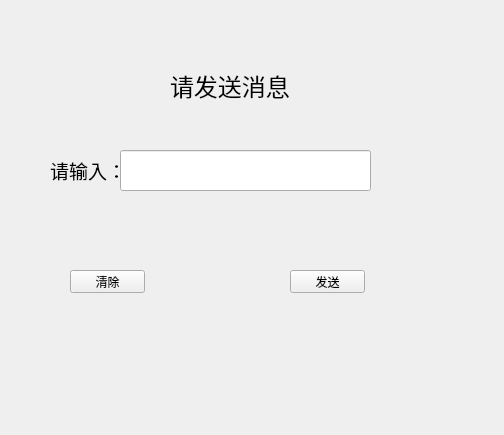
<?xml version="1.0" encoding="UTF-8"?>
<ui version="4.0">
 <class>chat</class>
 <widget class="QWidget" name="chat">
  <property name="geometry">
   <rect>
    <x>0</x>
    <y>0</y>
    <width>504</width>
    <height>435</height>
   </rect>
  </property>
  <property name="windowTitle">
   <string>Form</string>
  </property>
  <widget class="QLabel" name="label">
   <property name="geometry">
    <rect>
     <x>170</x>
     <y>50</y>
     <width>131</width>
     <height>71</height>
    </rect>
   </property>
   <property name="text">
    <string>&lt;html&gt;&lt;head/&gt;&lt;body&gt;&lt;p&gt;&lt;span style=&quot; font-size:18pt;&quot;&gt;请发送消息&lt;/span&gt;&lt;/p&gt;&lt;/body&gt;&lt;/html&gt;</string>
   </property>
  </widget>
  <widget class="QLineEdit" name="lineEdit">
   <property name="geometry">
    <rect>
     <x>120</x>
     <y>150</y>
     <width>251</width>
     <height>41</height>
    </rect>
   </property>
  </widget>
  <widget class="QLabel" name="label_2">
   <property name="geometry">
    <rect>
     <x>50</x>
     <y>150</y>
     <width>121</width>
     <height>41</height>
    </rect>
   </property>
   <property name="text">
    <string>&lt;html&gt;&lt;head/&gt;&lt;body&gt;&lt;p&gt;&lt;span style=&quot; font-size:14pt;&quot;&gt;请输入：&lt;/span&gt;&lt;/p&gt;&lt;/body&gt;&lt;/html&gt;</string>
   </property>
  </widget>
  <widget class="QPushButton" name="clearButton">
   <property name="geometry">
    <rect>
     <x>70</x>
     <y>270</y>
     <width>75</width>
     <height>23</height>
    </rect>
   </property>
   <property name="text">
    <string>清除</string>
   </property>
  </widget>
  <widget class="QPushButton" name="sendButton">
   <property name="geometry">
    <rect>
     <x>290</x>
     <y>270</y>
     <width>75</width>
     <height>23</height>
    </rect>
   </property>
   <property name="text">
    <string>发送</string>
   </property>
  </widget>
 </widget>
 <resources/>
 <connections/>
</ui>
